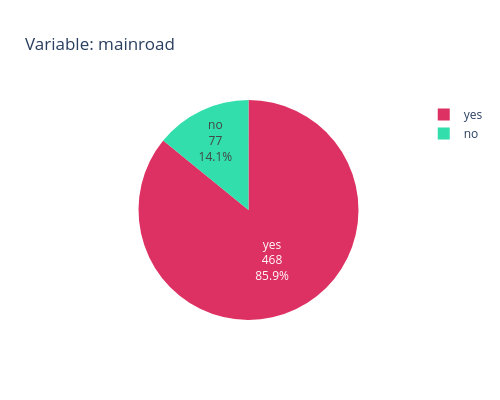
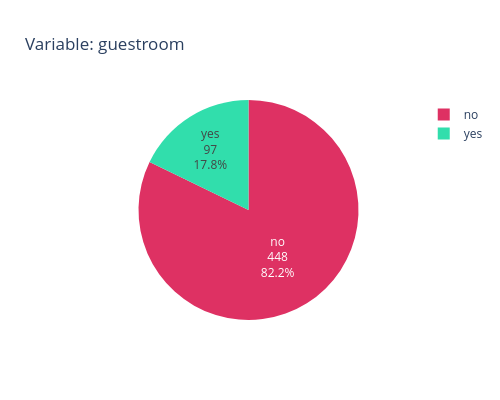
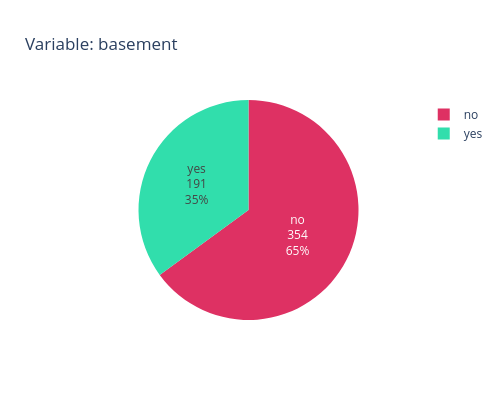
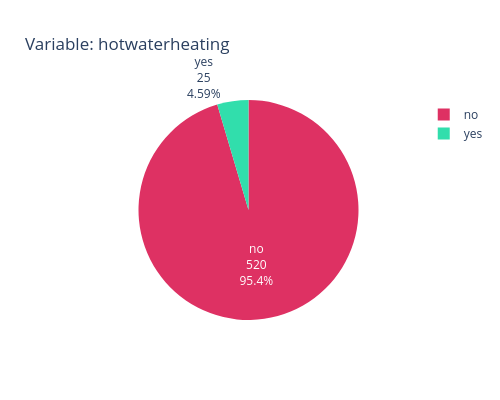

Write notebook code for charts like these, in order.
### Code cell
analisis.plot_cat()

### Figure 1 — Plotly figure (JSON) as saved in the notebook; plotly's stock layout.template omitted (floating-point values rounded to 4 significant figures)
{"data": [{"labels": ["yes", "no"], "marker": {"colors": ["#de3163", "#31deac"]}, "textinfo": "label+value+percent", "type": "pie", "values": [468, 77]}], "layout": {"height": 400, "title": {"text": "Variable: mainroad"}, "width": 500}}

### Figure 2 — Plotly figure (JSON) as saved in the notebook; plotly's stock layout.template omitted (floating-point values rounded to 4 significant figures)
{"data": [{"labels": ["no", "yes"], "marker": {"colors": ["#de3163", "#31deac"]}, "textinfo": "label+value+percent", "type": "pie", "values": [448, 97]}], "layout": {"height": 400, "title": {"text": "Variable: guestroom"}, "width": 500}}

### Figure 3 — Plotly figure (JSON) as saved in the notebook; plotly's stock layout.template omitted (floating-point values rounded to 4 significant figures)
{"data": [{"labels": ["no", "yes"], "marker": {"colors": ["#de3163", "#31deac"]}, "textinfo": "label+value+percent", "type": "pie", "values": [354, 191]}], "layout": {"height": 400, "title": {"text": "Variable: basement"}, "width": 500}}

### Figure 4 — Plotly figure (JSON) as saved in the notebook; plotly's stock layout.template omitted (floating-point values rounded to 4 significant figures)
{"data": [{"labels": ["no", "yes"], "marker": {"colors": ["#de3163", "#31deac"]}, "textinfo": "label+value+percent", "type": "pie", "values": [520, 25]}], "layout": {"height": 400, "title": {"text": "Variable: hotwaterheating"}, "width": 500}}
